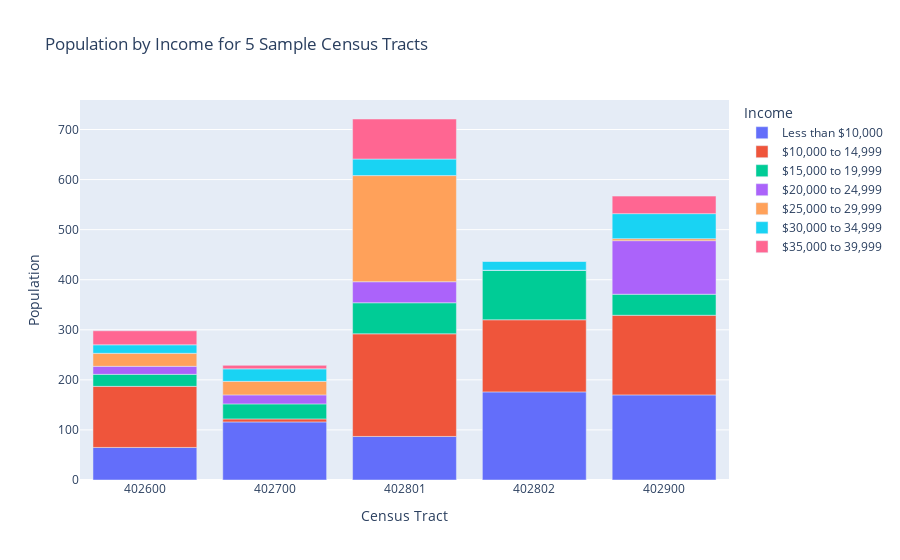

Notebook code for this chart:
### Markdown cell above
Finally, I created another stacked bar chart using this dataframe.

### Code cell
fig = px.bar(income_2,
       x='Census Tract',
       y='Population',
       color='variable',
       labels={'variable':'Income'},
       title='Population by Income for 5 Sample Census Tracts'
)

fig.show()

### Figure 1 — Plotly figure (JSON) as saved in the notebook; plotly's stock layout.template omitted (floating-point values rounded to 4 significant figures)
{"data": [{"alignmentgroup": "True", "hovertemplate": "Income=Less than $10,000<br>Census Tract=%{x}<br>Population=%{y}<extra></extra>", "legendgroup": "Less than $10,000", "marker": {"color": "#636efa", "pattern": {"shape": ""}}, "name": "Less than $10,000", "offsetgroup": "Less than $10,000", "orientation": "v", "showlegend": true, "textposition": "auto", "type": "bar", "x": ["402600", "402700", "402801", "402802", "402900"], "xaxis": "x", "y": [65, 116, 87, 176, 170], "yaxis": "y"}, {"alignmentgroup": "True", "hovertemplate": "Income=$10,000 to 14,999<br>Census Tract=%{x}<br>Population=%{y}<extra></extra>", "legendgroup": "$10,000 to 14,999", "marker": {"color": "#EF553B", "pattern": {"shape": ""}}, "name": "$10,000 to 14,999", "offsetgroup": "$10,000 to 14,999", "orientation": "v", "showlegend": true, "textposition": "auto", "type": "bar", "x": ["402600", "402700", "402801", "402802", "402900"], "xaxis": "x", "y": [122, 6, 205, 144, 159], "yaxis": "y"}, {"alignmentgroup": "True", "hovertemplate": "Income=$15,000 to 19,999<br>Census Tract=%{x}<br>Population=%{y}<extra></extra>", "legendgroup": "$15,000 to 19,999", "marker": {"color": "#00cc96", "pattern": {"shape": ""}}, "name": "$15,000 to 19,999", "offsetgroup": "$15,000 to 19,999", "orientation": "v", "showlegend": true, "textposition": "auto", "type": "bar", "x": ["402600", "402700", "402801", "402802", "402900"], "xaxis": "x", "y": [24, 30, 62, 99, 42], "yaxis": "y"}, {"alignmentgroup": "True", "hovertemplate": "Income=$20,000 to 24,999<br>Census Tract=%{x}<br>Population=%{y}<extra></extra>", "legendgroup": "$20,000 to 24,999", "marker": {"color": "#ab63fa", "pattern": {"shape": ""}}, "name": "$20,000 to 24,999", "offsetgroup": "$20,000 to 24,999", "orientation": "v", "showlegend": true, "textposition": "auto", "type": "bar", "x": ["402600", "402700", "402801", "402802", "402900"], "xaxis": "x", "y": [16, 18, 42, 0, 107], "yaxis": "y"}, {"alignmentgroup": "True", "hovertemplate": "Income=$25,000 to 29,999<br>Census Tract=%{x}<br>Population=%{y}<extra></extra>", "legendgroup": "$25,000 to 29,999", "marker": {"color": "#FFA15A", "pattern": {"shape": ""}}, "name": "$25,000 to 29,999", "offsetgroup": "$25,000 to 29,999", "orientation": "v", "showlegend": true, "textposition": "auto", "type": "bar", "x": ["402600", "402700", "402801", "402802", "402900"], "xaxis": "x", "y": [26, 27, 212, 0, 4], "yaxis": "y"}, {"alignmentgroup": "True", "hovertemplate": "Income=$30,000 to 34,999<br>Census Tract=%{x}<br>Population=%{y}<extra></extra>", "legendgroup": "$30,000 to 34,999", "marker": {"color": "#19d3f3", "pattern": {"shape": ""}}, "name": "$30,000 to 34,999", "offsetgroup": "$30,000 to 34,999", "orientation": "v", "showlegend": true, "textposition": "auto", "type": "bar", "x": ["402600", "402700", "402801", "402802", "402900"], "xaxis": "x", "y": [17, 25, 33, 18, 50], "yaxis": "y"}, {"alignmentgroup": "True", "hovertemplate": "Income=$35,000 to 39,999<br>Census Tract=%{x}<br>Population=%{y}<extra></extra>", "legendgroup": "$35,000 to 39,999", "marker": {"color": "#FF6692", "pattern": {"shape": ""}}, "name": "$35,000 to 39,999", "offsetgroup": "$35,000 to 39,999", "orientation": "v", "showlegend": true, "textposition": "auto", "type": "bar", "x": ["402600", "402700", "402801", "402802", "402900"], "xaxis": "x", "y": [28, 7, 80, 0, 35], "yaxis": "y"}], "layout": {"autosize": true, "barmode": "relative", "legend": {"title": {"text": "Income"}, "tracegroupgap": 0}, "title": {"text": "Population by Income for 5 Sample Census Tracts"}, "xaxis": {"anchor": "y", "autorange": true, "domain": [0, 1], "range": [-0.5, 4.5], "title": {"text": "Census Tract"}, "type": "category"}, "yaxis": {"anchor": "x", "autorange": true, "domain": [0, 1], "range": [0, 758.9], "title": {"text": "Population"}, "type": "linear"}}}
